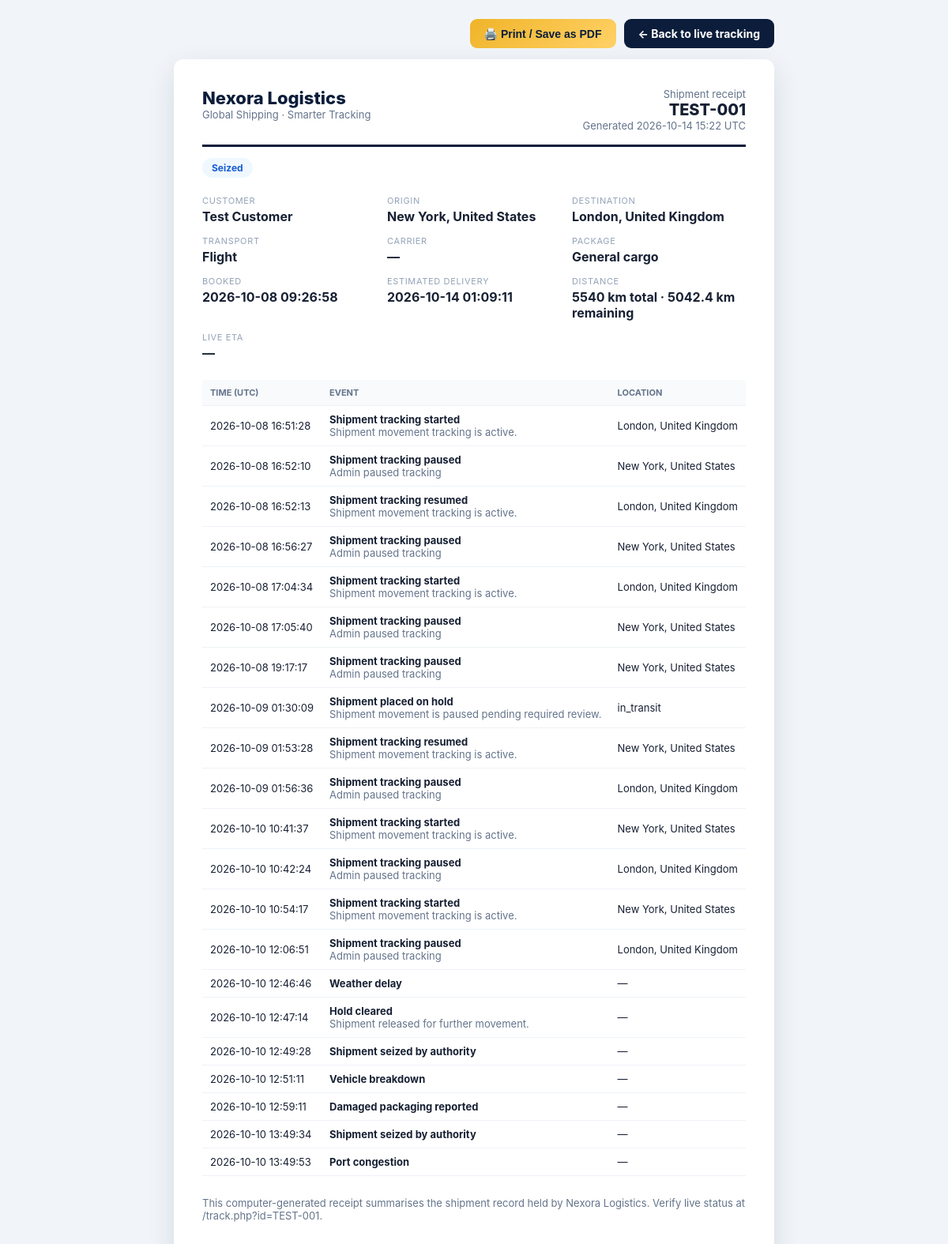
Page /receipt.php?id=TEST-001 (signed in) on the committed database.
### tables this page shows
CREATE TABLE shipments (id INTEGER PRIMARY KEY AUTOINCREMENT, tracking_number TEXT NOT NULL UNIQUE, customer_id INTEGER, customer_name TEXT NOT NULL, customer_email TEXT, customer_phone TEXT, package_description TEXT, transport_type TEXT NOT NULL DEFAULT 'vehicle', vehicle_name TEXT, vehicle_number TEXT, origin TEXT NOT NULL, destination TEXT NOT NULL, origin_lat REAL NOT NULL DEFAULT 0, origin_lng REAL NOT NULL DEFAULT 0, destination_lat REAL NOT NULL DEFAULT 0, destination_lng REAL NOT NULL DEFAULT 0, current_lat REAL NOT NULL DEFAULT 0, current_lng REAL NOT NULL DEFAULT 0, speed REAL NOT NULL DEFAULT 0, distance_total REAL NOT NULL DEFAULT 0, distance_travelled REAL NOT NULL DEFAULT 0, distance_remaining REAL NOT NULL DEFAULT 0, status TEXT NOT NULL DEFAULT 'pending', eta TEXT, estimated_delivery TEXT, tracking_mode TEXT NOT NULL DEFAULT 'simulation', last_update TEXT, created_at TEXT NOT NULL DEFAULT CURRENT_TIMESTAMP, updated_at TEXT NOT NULL DEFAULT CURRENT_TIMESTAMP, carrier_id INTEGER NULL, FOREIGN KEY(customer_id) REFERENCES customers(id) ON DELETE SET NULL);

CREATE TABLE tracking_events (id INTEGER PRIMARY KEY AUTOINCREMENT, shipment_id INTEGER NOT NULL, status TEXT NOT NULL, title TEXT NOT NULL, description TEXT, location TEXT, event_time TEXT NOT NULL DEFAULT CURRENT_TIMESTAMP, created_at TEXT NOT NULL DEFAULT CURRENT_TIMESTAMP, event_type TEXT NOT NULL DEFAULT 'other', latitude REAL, longitude REAL, pauses_tracking INTEGER NOT NULL DEFAULT 0, delay_minutes INTEGER NOT NULL DEFAULT 0, icon TEXT NOT NULL DEFAULT 'event', FOREIGN KEY(shipment_id) REFERENCES shipments(id) ON DELETE CASCADE);

### app/Support.php (called while the page is built, shortened)
<?php
function nxEtaText($remainingKm, $speedKmh): string
{
    $remainingKm = (float) $remainingKm;
    $speedKmh = (float) $speedKmh;
    if ($speedKmh <= 0.05) {
        return '—';
    }
    $seconds = ($remainingKm / $speedKmh) * 3600;
    $hours = (int) floor($seconds / 3600);
    $minutes = (int) round(($seconds % 3600) / 60);
    return 'Arriving in ' . $hours . ' h ' . $minutes . ' m';
}
function nxTrackingFromRequest(): string
{
    $raw = $_POST['id'] ?? $_GET['id'] ?? $_POST['tracking'] ?? $_GET['tracking'] ?? '';
    $value = trim((string) $raw);
    return $value;
}

### app/helpers.php (called while the page is built, shortened)
<?php
function env(string $key, $default = null)
{
    return $_ENV[$key] ?? $_SERVER[$key] ?? $default;
}

### public/receipt.php (the view, shortened to what this page needs)
<?php
require_once dirname(__DIR__) . '/config/config.php';
$tracking = nxTrackingFromRequest();
$shipment = null;
$carrier = null;
try {
    $pdo = nxPdo();
    if ($tracking !== '') {
        $stmt = $pdo->prepare('SELECT * FROM shipments WHERE tracking_number = :t LIMIT 1');
        $stmt->execute([':t' => $tracking]);
        $shipment = $stmt->fetch() ?: null;
    }
} catch (Throwable $e) {
    $shipment = null;
}
$events = [];
if ($shipment) {
    try {
        $es = $pdo->prepare('SELECT title, description, location, event_time FROM tracking_events WHERE shipment_id = :s ORDER BY event_time ASC, id ASC');
        $es->execute([':s' => (int) $shipment['id']]);
        $events = $es->fetchAll();
    } catch (Throwable $e) {
    }
}
$appName = (string) env('APP_NAME', 'Nexora Logistics');
function hh(?string $v): string { return htmlspecialchars((string) $v, ENT_QUOTES, 'UTF-8'); }
?>
<!DOCTYPE html>
<html lang="en">
<head>
</head>
<body>
<div class="actions">
  <button type="button" class="btn gold" onclick="window.print()">🖨️ Print / Save as PDF</button>
  <a class="btn" href="/track.php?id=<?= hh(rawurlencode($tracking)) ?>">← Back to live tracking</a>
</div>
<div class="sheet">
<?php if (!$shipment): ?>
  <h2>Shipment not found</h2>
  <p class="muted">No shipment matches tracking number <strong><?= hh($tracking) ?></strong>.</p>
<?php else: ?>
  <div class="head">
    <div>
      <div class="brand"><?= hh($appName) ?></div>
      <div class="muted">Global Shipping · Smarter Tracking</div>
    </div>
    <div style="text-align:right;">
      <div class="muted">Shipment receipt</div>
      <div style="font-size:20px;font-weight:800;"><?= hh($shipment['tracking_number']) ?></div>
      <div class="muted">Generated <?= hh(gmdate('Y-m-d H:i')) ?> UTC</div>
    </div>
  </div>
  <div style="margin-top:14px;"><span class="stamp"><?= hh(str_replace('_', ' ', $shipment['status'])) ?></span></div>
  <div class="grid">
    <div class="cell"><div class="k">Customer</div><div class="v"><?= hh($shipment['customer_name']) ?></div></div>
    <div class="cell"><div class="k">Origin</div><div class="v"><?= hh($shipment['origin']) ?></div></div>
    <div class="cell"><div class="k">Destination</div><div class="v"><?= hh($shipment['destination']) ?></div></div>
    <div class="cell"><div class="k">Transport</div><div class="v"><?= hh(ucfirst((string) $shipment['transport_type'])) ?><?= $shipment['vehicle_name'] ? ' · ' . hh($shipment['vehicle_name']) : '' ?></div></div>
    <div class="cell"><div class="k">Carrier</div><div class="v"><?= hh($carrier['name'] ?? '—') ?></div></div>
    <div class="cell"><div class="k">Package</div><div class="v"><?= hh($shipment['package_description'] ?: 'General cargo') ?></div></div>
    <div class="cell"><div class="k">Booked</div><div class="v"><?= hh((string) $shipment['created_at']) ?></div></div>
    <div class="cell"><div class="k">Estimated delivery</div><div class="v"><?= hh((string) ($shipment['estimated_delivery'] ?: ($shipment['eta'] ?: '—'))) ?></div></div>
    <div class="cell"><div class="k">Distance</div><div class="v"><?= hh((string) round((float) $shipment['distance_total'], 1)) ?> km total · <?= hh((string) round((float) $shipment['distance_remaining'], 1)) ?> km remaining</div></div>
    <div class="cell"><div class="k">Live ETA</div><div class="v"><?= hh(nxEtaText($shipment['distance_remaining'], $shipment['speed'])) ?></div></div>
  </div>
  <table>
    <thead><tr><th>Time (UTC)</th><th>Event</th><th>Location</th></tr></thead>
    <tbody>
      <?php if (!$events): ?>
        <tr><td colspan="3" class="muted">No tracking events recorded yet.</td></tr>
      <?php else: foreach ($events as $ev): ?>
        <tr>
          <td><?= hh($ev['event_time']) ?></td>
          <td><strong><?= hh($ev['title']) ?></strong><?= $ev['description'] ? '<br><span class="muted">' . hh($ev['description']) . '</span>' : '' ?></td>
          <td><?= hh($ev['location'] ?: '—') ?></td>
        </tr>
      <?php endforeach; endif; ?>
    </tbody>
  </table>
  <p class="muted" style="margin-top:26px;">This computer-generated receipt summarises the shipment record held by <?= hh($appName) ?>. Verify live status at /track.php?id=<?= hh($shipment['tracking_number']) ?>.</p>
<?php endif; ?>
</div>
</body>
</html>

### public/receipt.php (style rules this page uses)
* { box-sizing: border-box; }
body { font-family: -apple-system, "Segoe UI", Arial, sans-serif; color: #172033; background: #f1f5f9; margin: 0; padding: 24px; }
.sheet { max-width: 760px; margin: 0 auto; background: #fff; border-radius: 12px; padding: 36px; box-shadow: 0 12px 34px rgba(11,29,58,.12); }
.head { display: flex; justify-content: space-between; align-items: flex-start; border-bottom: 3px solid #0b1d3a; padding-bottom: 16px; }
.brand { font-size: 22px; font-weight: 800; color: #0b1d3a; }
.muted { color: #64748b; font-size: 13px; }
.grid { display: grid; grid-template-columns: repeat(auto-fit, minmax(210px, 1fr)); gap: 14px; margin-top: 22px; }
.cell .k { font-size: 11px; text-transform: uppercase; letter-spacing: .06em; color: #94a3b8; }
.cell .v { font-weight: 700; margin-top: 3px; }
table { width: 100%; border-collapse: collapse; margin-top: 24px; font-size: 13px; }
th, td { text-align: left; padding: 9px 10px; border-bottom: 1px solid #eef2f7; }
th { background: #f8fafc; color: #64748b; font-size: 11px; text-transform: uppercase; }
.actions { max-width: 760px; margin: 0 auto 14px; display: flex; gap: 10px; justify-content: flex-end; }
.btn { border: 0; background: #0b1d3a; color: #fff; padding: 10px 18px; border-radius: 9px; font-weight: 700; cursor: pointer; font-size: 14px; text-decoration: none; }
.btn.gold { background: linear-gradient(135deg,#f0b429,#ffd166); color: #0b1d3a; }
.stamp { display: inline-block; padding: 5px 12px; border-radius: 999px; background: #eff8ff; color: #175cd3; font-weight: 700; font-size: 12px; text-transform: capitalize; }

### rows in the picture
shipments: tracking_number "TEST-001", status "Seized", customer_name "Test Customer", origin "New York, United States", destination "London, United Kingdom", transport_type "Flight", package_description "General cargo", created_at "2026-10-08 09:26:58", eta "2026-10-14 01:09:11", distance_total "5540", distance_remaining "5042.4", distance_remaining+speed "—"
tracking_events: event_time "2026-10-08 16:51:28", title "Shipment tracking started", description "Shipment movement tracking is active.", location "London, United Kingdom"
tracking_events: event_time "2026-10-08 16:52:10", title "Shipment tracking paused", description "Admin paused tracking", location "New York, United States"
tracking_events: event_time "2026-10-08 16:52:13", title "Shipment tracking resumed", description "Shipment movement tracking is active.", location "London, United Kingdom"
tracking_events: event_time "2026-10-08 16:56:27", title "Shipment tracking paused", description "Admin paused tracking", location "New York, United States"
tracking_events: event_time "2026-10-08 17:04:34", title "Shipment tracking started", description "Shipment movement tracking is active.", location "London, United Kingdom"
tracking_events: event_time "2026-10-08 17:05:40", title "Shipment tracking paused", description "Admin paused tracking", location "New York, United States"
tracking_events: event_time "2026-10-08 19:17:17", title "Shipment tracking paused", description "Admin paused tracking", location "New York, United States"
tracking_events: event_time "2026-10-09 01:30:09", title "Shipment placed on hold", description "Shipment movement is paused pending required review.", location "in_transit"
tracking_events: event_time "2026-10-09 01:53:28", title "Shipment tracking resumed", description "Shipment movement tracking is active.", location "New York, United States"
tracking_events: event_time "2026-10-09 01:56:36", title "Shipment tracking paused", description "Admin paused tracking", location "London, United Kingdom"
tracking_events: event_time "2026-10-10 10:41:37", title "Shipment tracking started", description "Shipment movement tracking is active.", location "New York, United States"
tracking_events: event_time "2026-10-10 10:42:24", title "Shipment tracking paused", description "Admin paused tracking", location "London, United Kingdom"
tracking_events: event_time "2026-10-10 10:54:17", title "Shipment tracking started", description "Shipment movement tracking is active.", location "New York, United States"
tracking_events: event_time "2026-10-10 12:06:51", title "Shipment tracking paused", description "Admin paused tracking", location "London, United Kingdom"
tracking_events: event_time "2026-10-10 12:46:46", title "Weather delay", location "—"
tracking_events: event_time "2026-10-10 12:47:14", title "Hold cleared", description "Shipment released for further movement.", location "—"
tracking_events: event_time "2026-10-10 12:49:28", title "Shipment seized by authority", location "—"
tracking_events: event_time "2026-10-10 12:51:11", title "Vehicle breakdown", location "—"
tracking_events: event_time "2026-10-10 12:59:11", title "Damaged packaging reported", location "—"
tracking_events: event_time "2026-10-10 13:49:34", title "Shipment seized by authority", location "—"
tracking_events: event_time "2026-10-10 13:49:53", title "Port congestion", location "—"

### other values in the picture
hh($appName) "Nexora Logistics"
hh(gmdate('Y-m-d H:i')) "2026-10-14 15:22"
hh($carrier['name'] ?? '—') "—"
